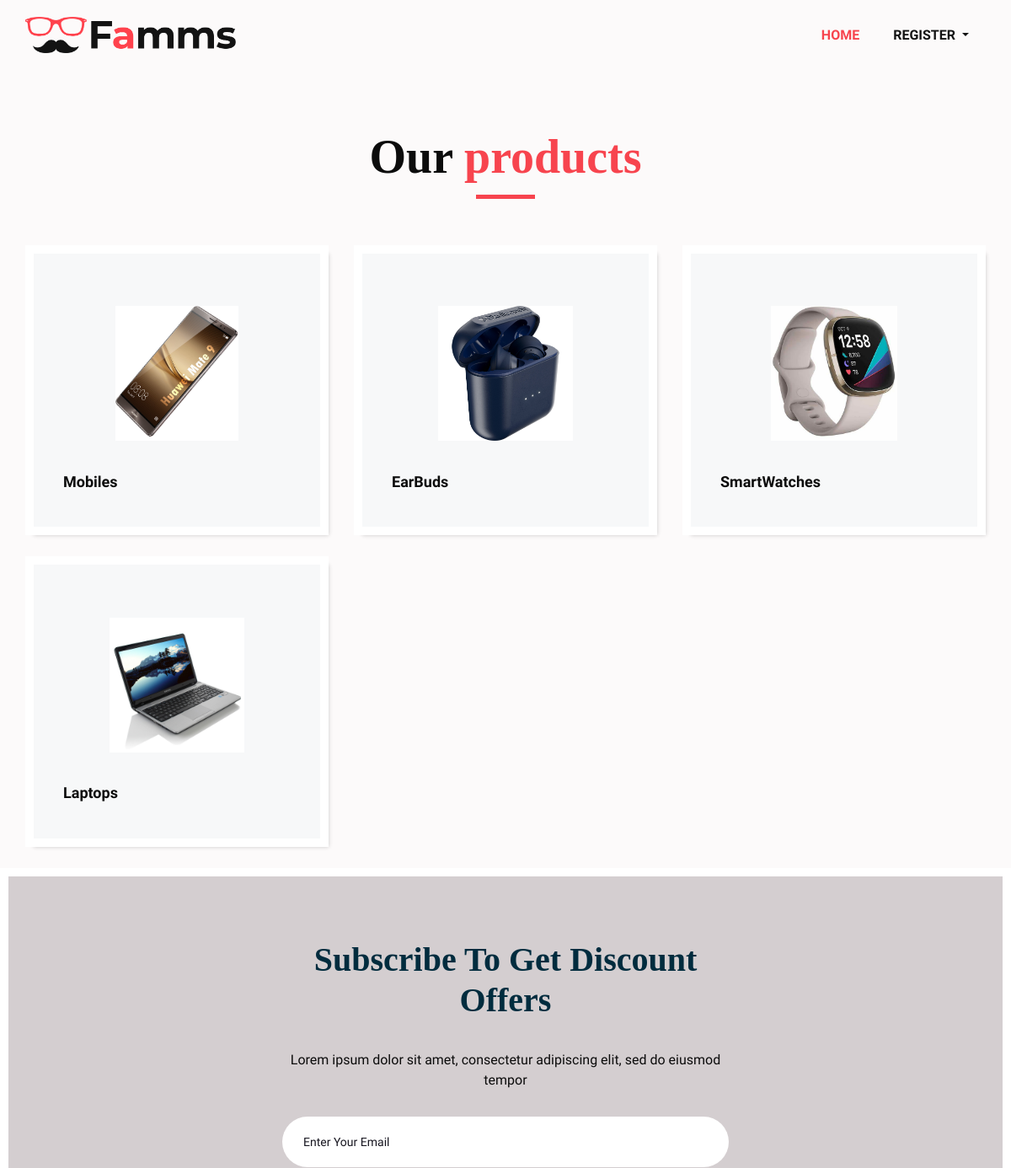
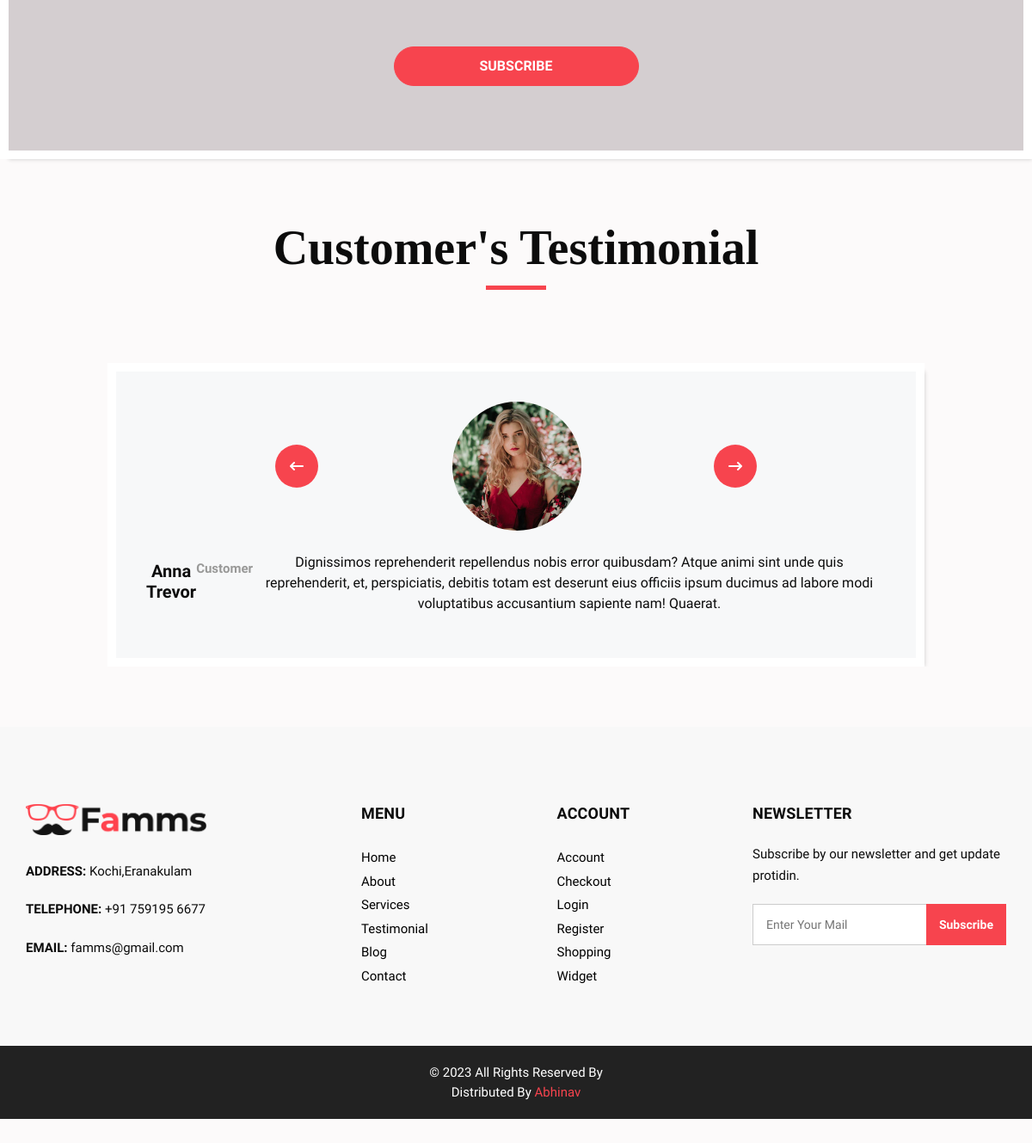
Page /products on the committed database (2 pictures, top to bottom).
### home/models.py (models this page shows, shortened)
class Category(models.Model):
    slug=models.CharField(max_length=200,null=False,blank=False)
    name=models.CharField(max_length=40,null=False,blank=False)
    image=models.ImageField(upload_to='imagess')
    status=models.BooleanField(default=False,help_text="0=defualt,1=Hidden")
    trending=models.BooleanField(default=False,help_text="0=defualt,1=Hidden")

### home/views.py (the view)
# urls.py: path('products',views.products,name='products'),
def products(request):
    category=Category.objects.filter(status=0)
    return render(request, 'product.html',{'category':category})

### home/templates/product.html (shortened to what this page needs)
{% extends 'main2.html'%}
{% load static%}
{%block body%}
<section class="product_section layout_padding">
   <div class="container">
      <div class="heading_container heading_center">
         <h2>
            Our <span>products</span>
         </h2>
      </div>
      <div class="row">
         {% for item in category%}
         <div class="col-sm-6 col-md-4 col-lg-4">
            <div class="box">
               <div class="img-box">
                  <img src="{{item.image.url}}" alt="">
               </div>
               <div class="detail-box">
                  <h5>
                     {{item.name}}
                  </h5>
               </div>
            </div>
         </div>
         {%endfor%}
      </div>
{%endblock body%}

### static/css/style.css (style rules this page uses)
* { box-sizing: border-box; }
body { font-family: 'Montserrat', sans-serif; color: #0c0c0c; background-color: #fcfafa; overflow-x: hidden; }
.layout_padding { padding: 70px 0; }
h1, h2 { font-family: 'Playfair Display', serif; }
.heading_container { display: -webkit-box; display: -ms-flexbox; display: flex; -webkit-box-orient: vertical; -webkit-box-direction: normal; -ms-flex-direction: column; flex-direction: column; -webkit-box-align: start; -ms-flex-align: start; align-items: flex-start; }
.heading_container h2 { position: relative; margin-bottom: 0; font-size: 3.5rem; font-weight: bold; }
.heading_container h2::after { content: ""; display: block; width: 70px; height: 5px; background: #f7444e; margin: 10px auto 10px; }
.heading_container h2 span { color: #f7444e; }
.heading_container.heading_center { -webkit-box-align: center; -ms-flex-align: center; align-items: center; text-align: center; }
.product_section .heading_container { margin-bottom: 20px; }
.product_section .box { position: relative; margin-top: 25px; padding: 35px 35px; background-color: #f7f8f9; -webkit-transition: all .3s; transition: all .3s; overflow: hidden; box-shadow: 5px 5px 5px -5px rgba(0,0,0,.2); border: solid #fff 10px; }
.product_section .box .img-box { display: -webkit-box; display: -ms-flexbox; display: flex; -webkit-box-pack: center; -ms-flex-pack: center; justify-content: center; -webkit-box-align: center; -ms-flex-align: center; align-items: center; height: 215px; }
.product_section .box .img-box img { max-width: 100%; max-height: 160px; -webkit-transition: all .3s; transition: all .3s; }
.product_section .box .detail-box { text-align: center; display: -webkit-box; display: -ms-flexbox; display: flex; -webkit-box-pack: justify; -ms-flex-pack: justify; justify-content: space-between; }
.product_section .box .detail-box h5 { font-size: 18px; margin-top: 10px; }
.detail-box h5 { font-size: 21px; font-weight: 700; }

### static/css/responsive.css (style rules this page uses)
@media (min-width: 1200px) { .container { max-width: 1170px; } }

### rows in the picture
Category: image (picture), name "Mobiles"
Category: image (picture), name "EarBuds"
Category: image (picture), name "SmartWatches"
Category: image (picture), name "Laptops"
